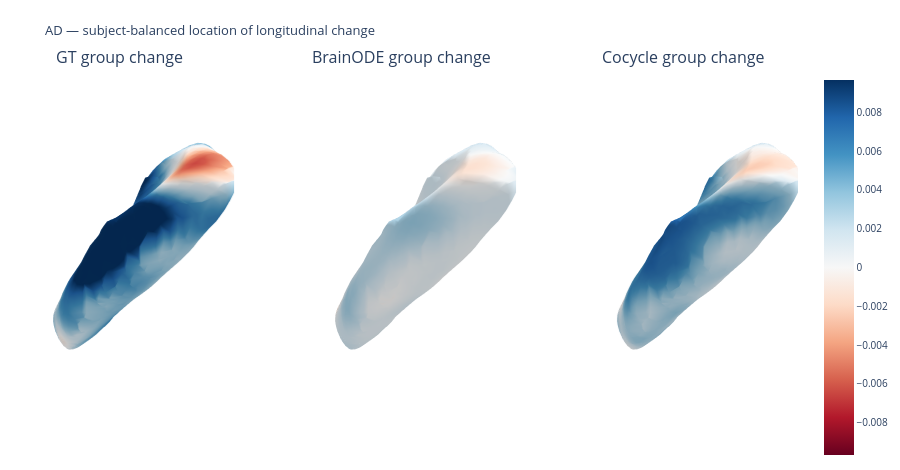

Here is the notebook cell this chart was saved with:
### Code cell
group_change_figure('AD')

### Figure 1 — Plotly figure (JSON) as saved in the notebook; plotly's stock layout.template omitted (floating-point values rounded to 4 significant figures; data arrays with more than 128 entries replaced by an {"elided": "..."} marker saying what was removed)
{"data": [{"cmax": 0.009664, "cmin": -0.009664, "colorscale": [[0, "rgb(103,0,31)"], [0.1, "rgb(178,24,43)"], [0.2, "rgb(214,96,77)"], [0.3, "rgb(244,165,130)"], [0.4, "rgb(253,219,199)"], [0.5, "rgb(247,247,247)"], [0.6, "rgb(209,229,240)"], [0.7, "rgb(146,197,222)"], [0.8, "rgb(67,147,195)"], [0.9, "rgb(33,102,172)"], [1, "rgb(5,48,97)"]], "flatshading": false, "hoverinfo": "skip", "i": {"elided": "4408 int values"}, "intensity": {"elided": "2206 float values"}, "j": {"elided": "4408 int values"}, "k": {"elided": "4408 int values"}, "opacity": 1, "scene": "scene", "showscale": false, "type": "mesh3d", "x": {"elided": "2206 float values"}, "y": {"elided": "2206 float values"}, "z": {"elided": "2206 float values"}}, {"cmax": 0.009664, "cmin": -0.009664, "colorscale": [[0, "rgb(103,0,31)"], [0.1, "rgb(178,24,43)"], [0.2, "rgb(214,96,77)"], [0.3, "rgb(244,165,130)"], [0.4, "rgb(253,219,199)"], [0.5, "rgb(247,247,247)"], [0.6, "rgb(209,229,240)"], [0.7, "rgb(146,197,222)"], [0.8, "rgb(67,147,195)"], [0.9, "rgb(33,102,172)"], [1, "rgb(5,48,97)"]], "flatshading": false, "hoverinfo": "skip", "i": {"elided": "4408 int values"}, "intensity": {"elided": "2206 float values"}, "j": {"elided": "4408 int values"}, "k": {"elided": "4408 int values"}, "opacity": 1, "scene": "scene2", "showscale": false, "type": "mesh3d", "x": {"elided": "2206 float values"}, "y": {"elided": "2206 float values"}, "z": {"elided": "2206 float values"}}, {"cmax": 0.009664, "cmin": -0.009664, "colorscale": [[0, "rgb(103,0,31)"], [0.1, "rgb(178,24,43)"], [0.2, "rgb(214,96,77)"], [0.3, "rgb(244,165,130)"], [0.4, "rgb(253,219,199)"], [0.5, "rgb(247,247,247)"], [0.6, "rgb(209,229,240)"], [0.7, "rgb(146,197,222)"], [0.8, "rgb(67,147,195)"], [0.9, "rgb(33,102,172)"], [1, "rgb(5,48,97)"]], "flatshading": false, "hoverinfo": "skip", "i": {"elided": "4408 int values"}, "intensity": {"elided": "2206 float values"}, "j": {"elided": "4408 int values"}, "k": {"elided": "4408 int values"}, "opacity": 1, "scene": "scene3", "showscale": true, "type": "mesh3d", "x": {"elided": "2206 float values"}, "y": {"elided": "2206 float values"}, "z": {"elided": "2206 float values"}}], "layout": {"annotations": [{"font": {"size": 16}, "showarrow": false, "text": "GT group change", "x": 0.1444, "xanchor": "center", "xref": "paper", "y": 1, "yanchor": "bottom", "yref": "paper"}, {"font": {"size": 16}, "showarrow": false, "text": "BrainODE group change", "x": 0.5, "xanchor": "center", "xref": "paper", "y": 1, "yanchor": "bottom", "yref": "paper"}, {"font": {"size": 16}, "showarrow": false, "text": "Cocycle group change", "x": 0.8556, "xanchor": "center", "xref": "paper", "y": 1, "yanchor": "bottom", "yref": "paper"}], "font": {"size": 10}, "height": 470, "margin": {"b": 5, "l": 5, "r": 5, "t": 70}, "scene": {"aspectmode": "data", "domain": {"x": [0, 0.2889], "y": [0, 1]}, "xaxis": {"visible": false}, "yaxis": {"visible": false}, "zaxis": {"visible": false}}, "scene2": {"aspectmode": "data", "domain": {"x": [0.3556, 0.6444], "y": [0, 1]}, "xaxis": {"visible": false}, "yaxis": {"visible": false}, "zaxis": {"visible": false}}, "scene3": {"aspectmode": "data", "domain": {"x": [0.7111, 1], "y": [0, 1]}, "xaxis": {"visible": false}, "yaxis": {"visible": false}, "zaxis": {"visible": false}}, "title": {"font": {"size": 13}, "text": "AD — subject-balanced location of longitudinal change"}}}
